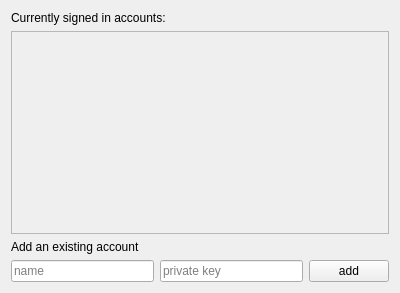
<?xml version="1.0" encoding="UTF-8"?>
<ui version="4.0">
 <class>account</class>
 <widget class="QWidget" name="account">
  <property name="geometry">
   <rect>
    <x>0</x>
    <y>0</y>
    <width>400</width>
    <height>293</height>
   </rect>
  </property>
  <property name="windowTitle">
   <string>Form</string>
  </property>
  <layout class="QVBoxLayout" name="verticalLayout">
   <item>
    <widget class="QLabel" name="label_acc_list">
     <property name="sizePolicy">
      <sizepolicy hsizetype="Preferred" vsizetype="Maximum">
       <horstretch>0</horstretch>
       <verstretch>0</verstretch>
      </sizepolicy>
     </property>
     <property name="text">
      <string>Currently signed in accounts:</string>
     </property>
    </widget>
   </item>
   <item>
    <widget class="QScrollArea" name="scrollArea">
     <property name="widgetResizable">
      <bool>true</bool>
     </property>
     <widget class="QWidget" name="scrollAreaWidgetContents">
      <property name="geometry">
       <rect>
        <x>0</x>
        <y>0</y>
        <width>376</width>
        <height>185</height>
       </rect>
      </property>
      <layout class="QVBoxLayout" name="verticalLayout_2">
       <item>
        <layout class="QVBoxLayout" name="acc_list_section"/>
       </item>
      </layout>
     </widget>
    </widget>
   </item>
   <item>
    <widget class="QLabel" name="label_add_acc">
     <property name="sizePolicy">
      <sizepolicy hsizetype="Preferred" vsizetype="Maximum">
       <horstretch>0</horstretch>
       <verstretch>0</verstretch>
      </sizepolicy>
     </property>
     <property name="text">
      <string>Add an existing account</string>
     </property>
    </widget>
   </item>
   <item>
    <layout class="QHBoxLayout" name="horizontalLayout">
     <item>
      <widget class="QLineEdit" name="edit_name">
       <property name="placeholderText">
        <string>name</string>
       </property>
      </widget>
     </item>
     <item>
      <widget class="QLineEdit" name="edit_priv_key">
       <property name="placeholderText">
        <string>private key</string>
       </property>
      </widget>
     </item>
     <item>
      <widget class="QPushButton" name="add_acc_button">
       <property name="text">
        <string>add</string>
       </property>
      </widget>
     </item>
    </layout>
   </item>
  </layout>
 </widget>
 <resources/>
 <connections/>
</ui>
